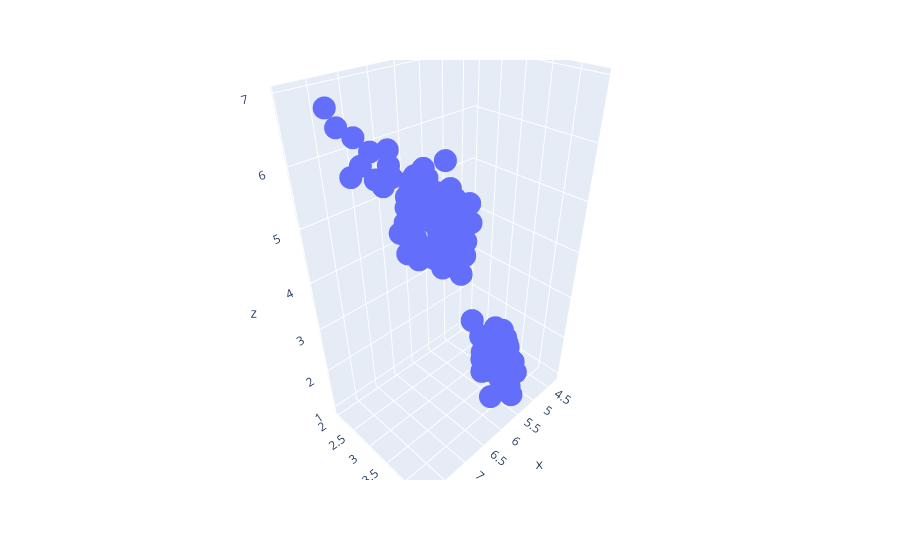

Write notebook code for a chart like this one.
### Code cell
import plotly.express as px
fig = px.scatter_3d(x=X[:,0], y=X[:,1], z=X[:,2])
fig.show()

### Figure 1 — Plotly figure (JSON) as saved in the notebook; plotly's stock layout.template omitted (floating-point values rounded to 4 significant figures; data arrays with more than 128 entries replaced by an {"elided": "..."} marker saying what was removed)
{"data": [{"hovertemplate": "x=%{x}<br>y=%{y}<br>z=%{z}<extra></extra>", "legendgroup": "", "marker": {"color": "#636efa", "symbol": "circle"}, "mode": "markers", "name": "", "scene": "scene", "showlegend": false, "type": "scatter3d", "x": {"elided": "150 float values"}, "y": {"elided": "150 float values"}, "z": {"elided": "150 float values"}}], "layout": {"legend": {"tracegroupgap": 0}, "margin": {"t": 60}, "scene": {"domain": {"x": [0, 1], "y": [0, 1]}, "xaxis": {"title": {"text": "x"}}, "yaxis": {"title": {"text": "y"}}, "zaxis": {"title": {"text": "z"}}}}}
